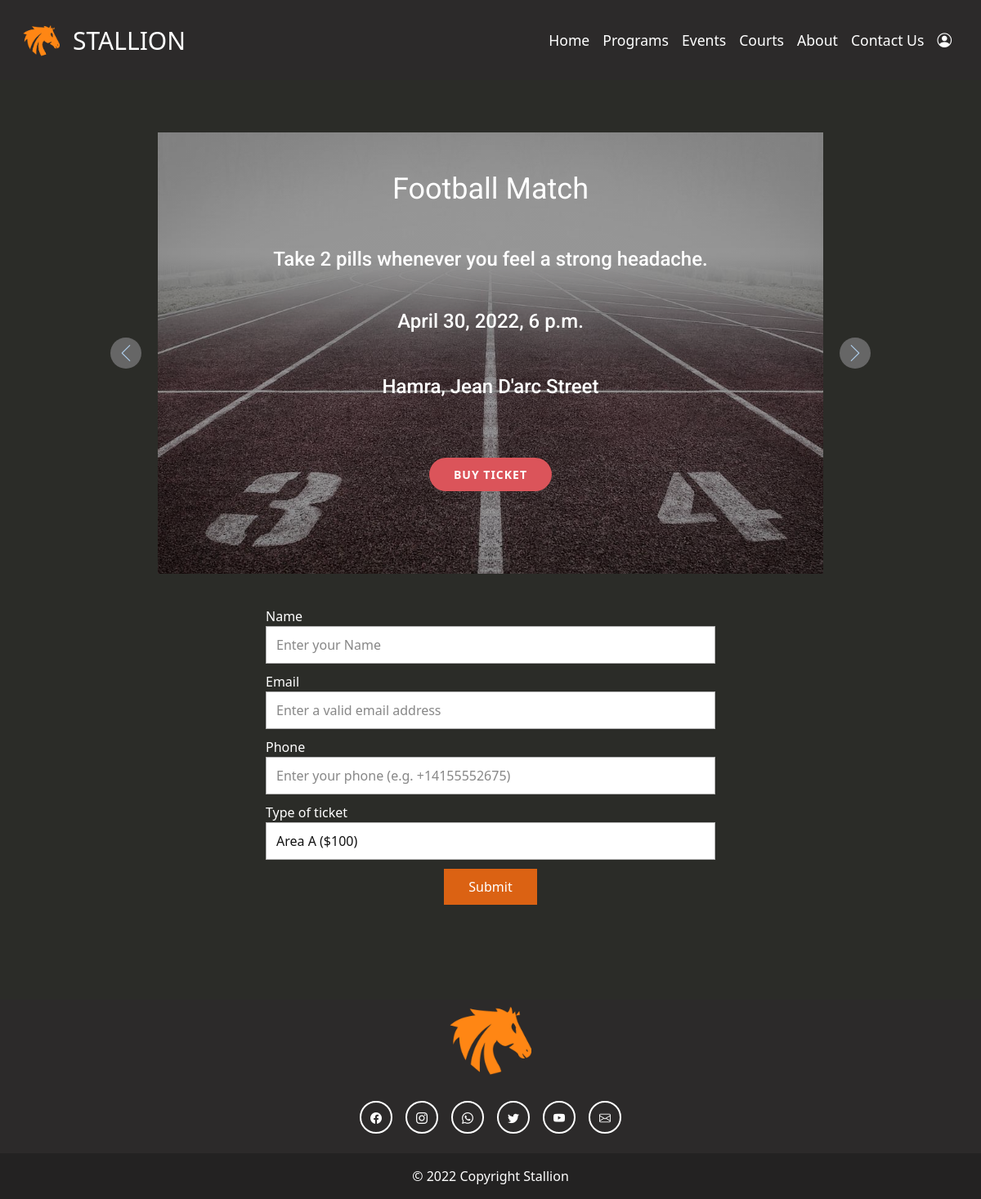
/buytickets/2, run on the app's committed database.
### stallion_website/models.py (models this page shows, shortened)
class Event(models.Model):
    class Meta:
        unique_together = ('datetime', 'location')
    name = models.CharField(max_length=200)
    datetime = models.DateTimeField()
    location = models.CharField(max_length=200)
    description = models.CharField(max_length=300)

### stallion_website/views.py (the view, shortened to what this page needs)
# urls.py: path('buytickets/<str:pk_test>', views.buytickets, name="buytickets"),
def buytickets(request,pk_test):
    event = Event.objects.get(id=pk_test)
    context = {
        "event": event
    }
    event.description = event.description
    return render(request, 'stallion_website/tickets.html', context = context)

### stallion_website/templates/stallion_website/tickets.html (shortened to what this page needs)
{% load static %}
<!DOCTYPE html>
<html style="font-size: 16px;">
  <head>
    <link rel="stylesheet" href="{% static '/css/nicepage.css' %}" media="screen">
    <link rel="stylesheet" type="text/css" href="{% static '/css/Page-1.css' %}" />
    <link
      href="https://cdn.jsdelivr.net/npm/bootstrap@5.1.3/dist/css/bootstrap.min.css"
      rel="stylesheet"
    />
    <link
      rel="stylesheet"
      href="https://cdn.jsdelivr.net/npm/bootstrap-icons@1.5.0/font/bootstrap-icons.css"
    />
  </head>
  <body>
    {% include 'stallion_website/navbar.html' %}
    <section class="u-align-center u-clearfix u-custom-color-2 u-section-1" id="sec-e4a1">
      <div class="u-clearfix u-sheet u-sheet-1">
        <div id="carousel-bd35" data-interval="5000" data-u-ride="carousel" class="u-carousel u-slider u-slider-1">
          <div class="u-carousel-inner" role="listbox">
            <div class="u-active u-carousel-item u-container-style u-image u-shading u-slide u-image-1" data-image-width="1280" data-image-height="720">
              <div class="u-container-layout u-container-layout-1">
                <h2 class="u-align-center u-text u-text-default u-text-1">{{event.name}}</h2>
                <h4 class="u-align-center u-text u-text-2">{{event.description}}</h4>
                <h4 class="u-align-center u-text u-text-3">{{event.datetime}}</h4>
                <h4 class="u-align-center u-text u-text-4">{{event.location}}</h4>
                <a href="#" class="u-btn u-btn-round u-button-style u-hover-palette-2-light-1 u-palette-2-base u-radius-50 u-btn-1">Buy Ticket</a>
              </div>
            </div>
          </div>
          <a class="u-absolute-vcenter u-carousel-control u-carousel-control-prev u-grey-60 u-icon-circle u-spacing-9 u-carousel-control-1" href="#carousel-bd35" role="button" data-u-slide="prev">
            <span aria-hidden="true">
              <svg viewBox="0 0 477.175 477.175"><path d="M145.188,238.575l215.5-215.5c5.3-5.3,5.3-13.8,0-19.1s-13.8-5.3-19.1,0l-225.1,225.1c-5.3,5.3-5.3,13.8,0,19.1l225.1,225
                    c2.6,2.6,6.1,4,9.5,4s6.9-1.3,9.5-4c5.3-5.3,5.3-13.8,0-19.1L145.188,238.575z"></path></svg>
            </span>
          </a>
          <a class="u-absolute-vcenter u-carousel-control u-carousel-control-next u-grey-60 u-icon-circle u-spacing-9 u-carousel-control-2" href="#carousel-bd35" role="button" data-u-slide="next">
            <span aria-hidden="true">
              <svg viewBox="0 0 477.175 477.175"><path d="M360.731,229.075l-225.1-225.1c-5.3-5.3-13.8-5.3-19.1,0s-5.3,13.8,0,19.1l215.5,215.5l-215.5,215.5
                    c-5.3,5.3-5.3,13.8,0,19.1c2.6,2.6,6.1,4,9.5,4c3.4,0,6.9-1.3,9.5-4l225.1-225.1C365.931,242.875,365.931,234.275,360.731,229.075z"></path></svg>
            </span>
          </a>
        </div>
        <div class="u-form u-form-1">
          <form action="#" method="POST" class="u-clearfix u-form-spacing-10 u-form-vertical u-inner-form" source="custom" name="form" style="padding: 10px;">
            <div class="u-form-group u-form-name">
              <label for="name-2ada" class="u-label">Name</label>
              <input type="text" placeholder="Enter your Name" id="name-2ada" name="name" class="u-border-1 u-border-grey-30 u-input u-input-rectangle u-white" required="">
            </div>
            <div class="u-form-email u-form-group">
              <label for="email-2ada" class="u-label">Email</label>
              <input type="email" placeholder="Enter a valid email address" id="email-2ada" name="email" class="u-border-1 u-border-grey-30 u-input u-input-rectangle u-white" required="">
            </div>
            <div class="u-form-group u-form-phone u-form-group-3">
              <label for="phone-cb08" class="u-label">Phone</label>
              <input type="tel" pattern="\+?\d{0,3}[\s\(\-]?([0-9]{2,3})[\s\)\-]?([\s\-]?)([0-9]{3})[\s\-]?([0-9]{2})[\s\-]?([0-9]{2})" placeholder="Enter your phone (e.g. +14155552675)" id="phone-cb08" name="phone" class="u-border-1 u-border-grey-30 u-input u-input-rectangle u-white" required="">
            </div>
            <div class="u-form-group u-form-select u-form-group-4">
              <label for="select-2125" class="u-label">Type of ticket </label>
              <div class="u-form-select-wrapper">
                <select id="select-2125" name="select" class="u-border-1 u-border-grey-30 u-input u-input-rectangle u-white">
                  <option value="Area A ($100)">Area A ($100)</option>
                </select>
              </div>
            </div>
            <div class="u-align-center u-form-group u-form-submit">
              <a href="#" class="u-border-none u-btn u-btn-submit u-button-style u-custom-color-3 u-btn-3">Submit</a>
            </div>
          </form>
        </div>
      </div>
   {% include 'stallion_website/footer.html' %}
  </body>
</html>

### static/css/Page-1.css (style rules this page uses)
.u-section-1 { background-image: none; }
.u-section-1 .u-sheet-1 { min-height: 1109px; }
.u-section-1 .u-slider-1 { width: 814px; min-height: 540px; height: auto; margin: 64px auto 0; }
.u-section-1 .u-image-1 { background-image: linear-gradient(0deg, rgba(0,0,0,0.4), rgba(0,0,0,0.4)), url("../images/track.jpg"); background-position: 50% 50%; }
.u-section-1 .u-container-layout-1 { padding: 30px; }
.u-section-1 .u-text-1 { margin: 20px auto 0; }
.u-section-1 .u-text-2 { margin: 51px 30px 0; }
.u-section-1 .u-text-3 { margin: 47px 0 0; }
.u-section-1 .u-text-4 { margin: 51px 0 0; }
.u-section-1 .u-btn-1 { border-style: none; font-size: 0.875rem; letter-spacing: 1px; font-weight: 700; text-transform: uppercase; margin: 73px auto 0; }
.u-section-1 .u-carousel-control-1 { width: 38px; height: 38px; background-image: none; left: -58px; position: absolute; right: auto; }
.u-section-1 .u-carousel-control-2 { width: 38px; height: 38px; background-image: none; left: auto; position: absolute; right: -58px; }
.u-section-1 .u-form-1 { width: 570px; margin: 30px auto 60px; }
.u-section-1 .u-form-group-3 { margin-left: 0; }
.u-section-1 .u-form-group-4 { margin-left: 0; }
.u-section-1 .u-btn-3 { background-image: none; border-style: none; }

### static/css/variables.css (style rules this page uses)
:root { --darkorange: #ff8614; --orange: #fda14b; --darkslategray: #2c2a2a; --darkgrey: #424242; --white: #e7e7e7; }

### data on the page
Event: name "Football Match", description "Take 2 pills whenever you feel a strong headache.", datetime "April 30, 2022, 6 p.m.", location "Hamra, Jean D'arc Street"
